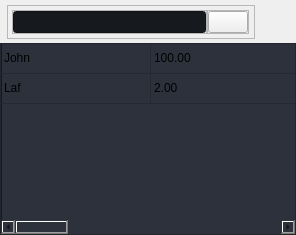
                <widget class="QWidget" name="allDataTableContainer">
                 <property name="styleSheet">
                  <string notr="true"/>
                 </property>
                 <attribute name="icon">
                  <iconset resource="resources.qrc">
                   <normaloff>:/icons_light/icons_light/table.svg</normaloff>
                   <normalon>:/icons_blue/icons_blue/table.svg</normalon>:/icons_light/icons_light/table.svg</iconset>
                 </attribute>
                 <attribute name="title">
                  <string>All EMTs</string>
                 </attribute>
                 <layout class="QVBoxLayout" name="verticalLayout_8">
                  <property name="spacing">
                   <number>0</number>
                  </property>
                  <property name="leftMargin">
                   <number>0</number>
                  </property>
                  <property name="topMargin">
                   <number>0</number>
                  </property>
                  <property name="rightMargin">
                   <number>0</number>
                  </property>
                  <property name="bottomMargin">
                   <number>0</number>
                  </property>
                  <item>
                   <widget class="QWidget" name="allTableSearchContainer" native="true">
                    <layout class="QHBoxLayout" name="horizontalLayout_11">
                     <property name="spacing">
                      <number>1</number>
                     </property>
                     <property name="leftMargin">
                      <number>5</number>
                     </property>
                     <property name="topMargin">
                      <number>4</number>
                     </property>
                     <property name="rightMargin">
                      <number>0</number>
                     </property>
                     <property name="bottomMargin">
                      <number>3</number>
                     </property>
                     <item>
                      <widget class="QWidget" name="widget_10" native="true">
                       <layout class="QVBoxLayout" name="verticalLayout_9">
                        <property name="spacing">
                         <number>0</number>
                        </property>
                        <property name="leftMargin">
                         <number>0</number>
                        </property>
                        <property name="topMargin">
                         <number>0</number>
                        </property>
                        <property name="rightMargin">
                         <number>0</number>
                        </property>
                        <property name="bottomMargin">
                         <number>0</number>
                        </property>
                        <item>
                         <widget class="Line" name="line_2">
                          <property name="cursor">
                           <cursorShape>ArrowCursor</cursorShape>
                          </property>
                          <property name="styleSheet">
                           <string notr="true">background-color: rgb(6, 106, 255);</string>
                          </property>
                          <property name="lineWidth">
                           <number>2</number>
                          </property>
                          <property name="orientation">
                           <enum>Qt::Horizontal</enum>
                          </property>
                         </widget>
                        </item>
                       </layout>
                      </widget>
                     </item>
                     <item alignment="Qt::AlignLeft">
                      <widget class="QWidget" name="homeTableSearchContainer" native="true">
                       <property name="minimumSize">
                        <size>
                         <width>250</width>
                         <height>0</height>
                        </size>
                       </property>
                       <property name="styleSheet">
                        <string notr="true"/>
                       </property>
                       <layout class="QHBoxLayout" name="horizontalLayout_10">
                        <property name="spacing">
                         <number>0</number>
                        </property>
                        <property name="leftMargin">
                         <number>1</number>
                        </property>
                        <property name="topMargin">
                         <number>1</number>
                        </property>
                        <property name="rightMargin">
                         <number>1</number>
                        </property>
                        <property name="bottomMargin">
                         <number>1</number>
                        </property>
                        <item>
                         <widget class="QFrame" name="searchContainerBackground">
                          <property name="styleSheet">
                           <string notr="true"/>
                          </property>
                          <property name="frameShape">
                           <enum>QFrame::StyledPanel</enum>
                          </property>
                          <property name="frameShadow">
                           <enum>QFrame::Raised</enum>
                          </property>
                          <layout class="QHBoxLayout" name="horizontalLayout_9">
                           <property name="spacing">
                            <number>0</number>
                           </property>
                           <property name="leftMargin">
                            <number>4</number>
                           </property>
                           <property name="topMargin">
                            <number>4</number>
                           </property>
                           <property name="rightMargin">
                            <number>5</number>
                           </property>
                           <property name="bottomMargin">
                            <number>4</number>
                           </property>
                           <item>
                            <widget class="QFrame" name="frame_17">
                             <property name="frameShape">
                              <enum>QFrame::StyledPanel</enum>
                             </property>
                             <property name="frameShadow">
                              <enum>QFrame::Raised</enum>
                             </property>
                             <layout class="QHBoxLayout" name="horizontalLayout_7">
                              <property name="spacing">
                               <number>0</number>
                              </property>
                              <property name="leftMargin">
                               <number>0</number>
                              </property>
                              <property name="topMargin">
                               <number>0</number>
                              </property>
                              <property name="rightMargin">
                               <number>0</number>
                              </property>
                              <property name="bottomMargin">
                               <number>0</number>
                              </property>
                              <item>
                               <widget class="QLineEdit" name="searchAllTableLine">
                                <property name="styleSheet">
                                 <string notr="true">background-color: #16191d;</string>
                                </property>
                               </widget>
                              </item>
                             </layout>
                            </widget>
                           </item>
                           <item>
                            <widget class="QFrame" name="frame_18">
                             <property name="frameShape">
                              <enum>QFrame::StyledPanel</enum>
                             </property>
                             <property name="frameShadow">
                              <enum>QFrame::Raised</enum>
                             </property>
                             <layout class="QHBoxLayout" name="horizontalLayout_8">
                              <property name="spacing">
                               <number>0</number>
                              </property>
                              <property name="leftMargin">
                               <number>0</number>
                              </property>
                              <property name="topMargin">
                               <number>0</number>
                              </property>
                              <property name="rightMargin">
                               <number>0</number>
                              </property>
                              <property name="bottomMargin">
                               <number>0</number>
                              </property>
                              <item>
                               <widget class="QPushButton" name="searchAllTableBtn">
                                <property name="cursor">
                                 <cursorShape>PointingHandCursor</cursorShape>
                                </property>
                                <property name="text">
                                 <string/>
                                </property>
                                <property name="icon">
                                 <iconset resource="resources.qrc">
                                  <normaloff>:/icons_light/icons_light/search.svg</normaloff>:/icons_light/icons_light/search.svg</iconset>
                                </property>
                                <property name="iconSize">
                                 <size>
                                  <width>20</width>
                                  <height>20</height>
                                 </size>
                                </property>
                               </widget>
                              </item>
                             </layout>
                            </widget>
                           </item>
                          </layout>
                         </widget>
                        </item>
                       </layout>
                      </widget>
                     </item>
                     <item>
                      <spacer name="horizontalSpacer_2">
                       <property name="orientation">
                        <enum>Qt::Horizontal</enum>
                       </property>
                       <property name="sizeHint" stdset="0">
                        <size>
                         <width>40</width>
                         <height>20</height>
                        </size>
                       </property>
                      </spacer>
                     </item>
                    </layout>
                   </widget>
                  </item>
                  <item>
                   <widget class="QTableWidget" name="allDataTable">
                    <property name="font">
                     <font>
                      <weight>50</weight>
                      <bold>false</bold>
                     </font>
                    </property>
                    <property name="autoFillBackground">
                     <bool>false</bool>
                    </property>
                    <property name="styleSheet">
                     <string notr="true">background-color: #2c313c;
border-left: 2px solid rgb(22, 25, 29);
</string>
                    </property>
                    <property name="editTriggers">
                     <set>QAbstractItemView::NoEditTriggers</set>
                    </property>
                    <property name="alternatingRowColors">
                     <bool>false</bool>
                    </property>
                    <attribute name="horizontalHeaderVisible">
                     <bool>false</bool>
                    </attribute>
                    <attribute name="horizontalHeaderCascadingSectionResizes">
                     <bool>false</bool>
                    </attribute>
                    <attribute name="horizontalHeaderDefaultSectionSize">
                     <number>150</number>
                    </attribute>
                    <attribute name="horizontalHeaderHighlightSections">
                     <bool>true</bool>
                    </attribute>
                    <attribute name="horizontalHeaderStretchLastSection">
                     <bool>true</bool>
                    </attribute>
                    <attribute name="verticalHeaderVisible">
                     <bool>false</bool>
                    </attribute>
                    <attribute name="verticalHeaderShowSortIndicator" stdset="0">
                     <bool>true</bool>
                    </attribute>
                    <row>
                     <property name="text">
                      <string>1</string>
                     </property>
                    </row>
                    <row>
                     <property name="text">
                      <string>2</string>
                     </property>
                    </row>
                    <column>
                     <property name="text">
                      <string>Name</string>
                     </property>
                    </column>
                    <column>
                     <property name="text">
                      <string>Amount</string>
                     </property>
                    </column>
                    <column>
                     <property name="text">
                      <string>Memo</string>
                     </property>
                    </column>
                    <column>
                     <property name="text">
                      <string>Date</string>
                     </property>
                    </column>
                    <column>
                     <property name="text">
                      <string>Ref_ID</string>
                     </property>
                    </column>
                    <item row="0" column="0">
                     <property name="text">
                      <string>John</string>
                     </property>
                    </item>
                    <item row="0" column="1">
                     <property name="text">
                      <string>100.00</string>
                     </property>
                    </item>
                    <item row="0" column="2">
                     <property name="text">
                      <string>Memo</string>
                     </property>
                    </item>
                    <item row="0" column="3">
                     <property name="text">
                      <string>Today</string>
                     </property>
                    </item>
                    <item row="0" column="4">
                     <property name="text">
                      <string>1234</string>
                     </property>
                    </item>
                    <item row="1" column="0">
                     <property name="text">
                      <string>Laf</string>
                     </property>
                    </item>
                    <item row="1" column="1">
                     <property name="text">
                      <string>2.00</string>
                     </property>
                    </item>
                    <item row="1" column="2">
                     <property name="text">
                      <string>Custer</string>
                     </property>
                    </item>
                    <item row="1" column="3">
                     <property name="text">
                      <string>Today</string>
                     </property>
                    </item>
                    <item row="1" column="4">
                     <property name="text">
                      <string>2345</string>
                     </property>
                    </item>
                   </widget>
                  </item>
                 </layout>
                </widget>
